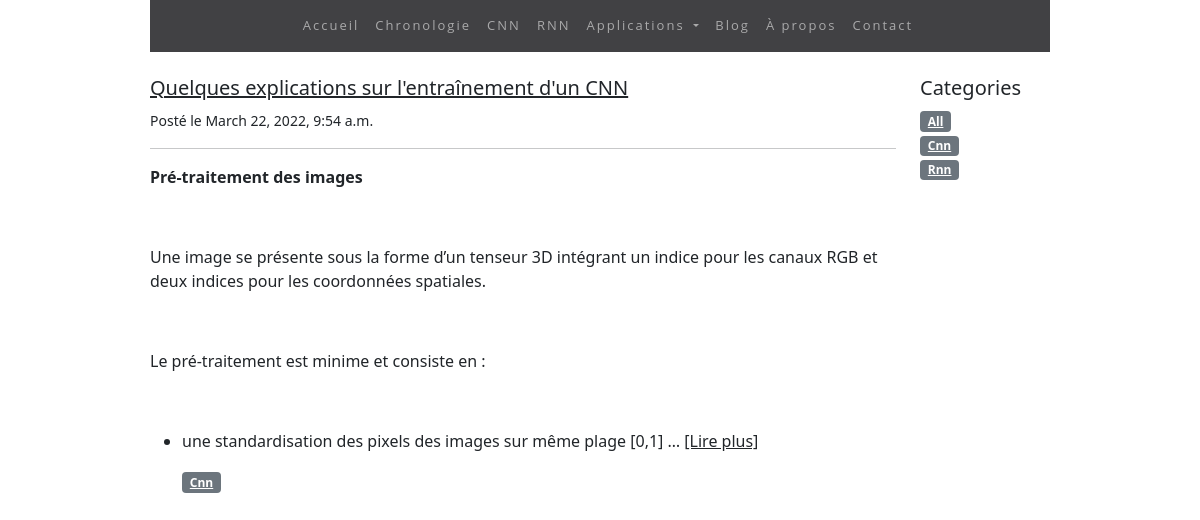
The app's page /site/posts/ with its own data.
### siteweb/models.py (models this page shows, shortened)
class Post(models.Model):
    title = models.CharField(max_length=100)
    category = models.ForeignKey('PostCategory',
                                 null=True,
                                 blank=True,
                                 on_delete=models.DO_NOTHING)
    published = models.BooleanField(default=False)
    text = RichTextUploadingField()
    created_at = models.DateTimeField(auto_now_add=True)

class PostCategory(models.Model):
    name = models.CharField(max_length=50)
    def slug(self):
        return slugify(self.name)

### siteweb/views.py (the view)
# urls.py: path('posts/', views.post_list, name='home'),
def post_list(request, category_name=model_helpers.post_category_all.slug()):
    category, posts = model_helpers.get_category_and_posts(category_name)
    categories = model_helpers.get_categories()
    context = {
        'navigation_items': navigation.navigation_items(navigation.NAV_POSTS),
        'category': category,
        'posts': posts,
        'categories': categories,
    }
    return render(request, 'site/post_list.html', context)

### siteweb/model_helpers.py (called while the page is built, shortened)
def get_category_and_posts(category_name):
    posts = Post.objects.filter(published=True)
    if category_name == post_category_all.slug():
        category = post_category_all
    posts = posts.order_by('-created_at')
    return category, posts

def get_categories():
    categories = list(PostCategory.objects.all().order_by('name'))
    categories.insert(0, post_category_all)
    return categories

### siteweb/navigation.py (called while the page is built)
def navigation_items(selected_item):
    items = []
    for name, url in NAV_ITEMS:
        items.append({
            'name': name,
            'url': url,
            'active': True if selected_item == name else False
        })
    return items

### siteweb/templates/site/post_list.html (shortened to what this page needs)
{% extends 'base.html' %}
{% block content %}
<div class="col-md-10">
    {% for post in posts %}
    <div class="mb-4">
        <h5><a href="{% url 'post-detail' post.pk %}" class="text-reset"> {{ post.title }}</a></h5>
        <small>Posté le {{ post.created_at }}</small>
        <hr>
        <p class="text-justify">
            {{ post.text|safe|truncatewords:50 }}
            <a href="{% url 'post-detail' post.pk %}" class="text-reset">[Lire plus]</a>
        </p>
        <a href="{% url 'post-list' post.category.slug %}" class="badge bg-secondary">
            {{ post.category.name|capfirst }}
        </a>
    </div>
    {% endfor %}
</div>
<div class="col-md-2">
    <h5>Categories</h5>
    <ul class="list-unstyled">
        {% for cat in categories %}
        <li>
            <a href="{% url 'post-list' cat.slug %}"
               class="badge bg-secondary">
                {{ cat.name|capfirst }}
            </a>
        </li>
        {% endfor %}
    </ul>
</div>
{% endblock content %}

### templates/base.html (shortened to what this page needs)
<!DOCTYPE html>
{% load static %}
<html lang="en" xmlns="http://www.w3.org/1999/html">
<head>
    <link rel="stylesheet" href="{% static 'css/bootstrap.min.css' %}">
    <link rel="stylesheet" type="text/css" href="{% static '/css_base/base.css' %}">
</head>
<body class="w-75 mx-auto col-md-6">
    <nav class="navbar sticky-top navbar-expand-md navbar-dark ">
        <div class="collapse navbar-collapse justify-content-center" id="navbarNav">
            <ul class="navbar-nav mr-auto">
                {% for item in navigation_items %}
                <li class="nav-item {% if item.active %} active {% endif %}">
                    {% if item.name == "Blog" %}
                <li class="nav-item dropdown">
                    <a class="nav-link dropdown-toggle" href="#" id="navbarDropdown" role="button"
                       data-bs-toggle="dropdown">
                        Applications
                    </a>
                </li>
                {% endif %}
                <a class="nav-link" href="{{ item.url }}">{{ item.name }}</a>
                </li>
                {% endfor %}
            </ul>
        </div>
    </nav>
    <div class="row">
        {% block content %} Surcharger ce block pour chaque nouvelle page {% endblock content %}
    </div>
</body>
</html>

### static-res/css_base/base.css (style rules this page uses)
.navbar { margin-bottom: 0; background-color: #2d2d30; font-family: 'Open Sans'; font-size: 13px !important; letter-spacing: 2px; opacity: 0.9; #position: relative; }

### records on screen
Post: title "Quelques explications sur l'entraînement d'un CNN", created_at "March 22, 2022, 9:54 a.m.", text "Pré-traitement des images Une image se présente sous la forme d’un tenseur 3D intégrant un indice pour les canaux RGB et deux indices pour les coordonnées spatiales. Le pré-traitement est minime et consiste en : une standardisation des pixels des images sur même plage [0,1] …", category.name "Cnn"
PostCategory: name "Cnn"
PostCategory: name "Rnn"

### other values on screen
{{ item.name }} "Accueil" "Chronologie" "CNN" "RNN" "Blog" "À propos" "Contact"
{{ cat.name|capfirst }} "All"
